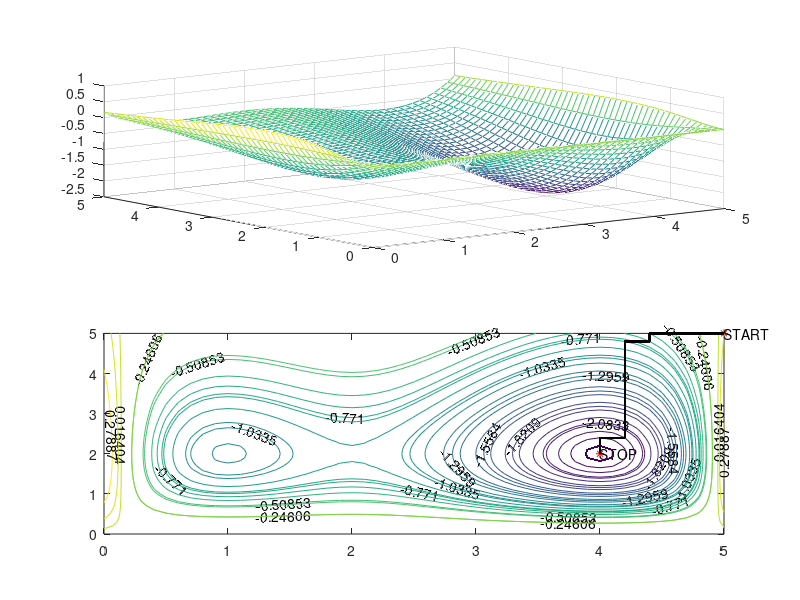

This chart was generated by the following MATLAB code:
function [] = lab14_szablon()
clc
close
clear

wybor = 3;

switch wybor
    case 1
        f = @(x,y) x.^2+y.^2;
        xp = -10;             %początek przedziału
        xk = 10;              %kraniec przedziału
        yp = -10;
        yk = 10;
        xo = 8;              %punkt startowy
        yo = -10;
        krok = 1;            
     case 2 
         f=@(x,y)-cos(x).*cos(y).*exp(-1*((x-pi).^2+(y-pi).^2));  
         xp = 2;
         xk = 4;
         yp = 2;
         yk = 4;
         xo = 2;
         yo = 2;
         krok = 0.1;
     otherwise 
         f = @(x,y) (1-8.*x+7.*x.^2-(7/3).*x.^3+(1/4).*x.^4).*((y.^2).*exp(-1.*y));
         xp = 0;
         xk = 5;
         yp = 0;
         yk = 5;
         xo = 5;
         yo = 5;
         krok = 0.2;
end

% funkcja zwraca współ. minimum, liczbę itercji, dx, dy - współrzędne odwiedzonych punktów 
                                             %dokładność
[ x0, y0, dx, dy, iteracje ]=sww(f,xo,yo,krok,0.01,xp,xk,yp,yk);
[x0, y0, f(x0, y0), iteracje]


subplot(2,1,1)   %rysujemy dwa okna wykresu
% wykres funkcji 3d na zadanym przedziale - meshgrid + mesh
[x,y]=meshgrid(xp:0.1:xk, yp:0.1:yk);
mesh(x, y, f(x,y));    %albo surf
hold on
% narysowanie punktu ze znalezionym minimum
% plot3();  %DO ODKOMENTOWANIA; punkt reprezentujący minimum

% wykres konturowy
subplot(2,1,2);
z=f(x,y);
[c,h]=contour(x,y,z);
clabel(c,h);
hold on

% narysowanie i podpisanie punktu poczatkowego
plot(xo,yo,'r*');
text(xo,yo,'START'); %wstawia tekst do wskazanych współrzędnych
% narysowanie i podpisanie punktu koncowego - znalezionego minimum
plot(x0,y0,'r*');          %DO ODKOMENTOWANIA
text(x0,y0,'STOP');        %DO ODKOMENTOWANIA

% narysowanie sciezki - linie pomiędzy kolejnymi punktami
for i=1:length(dx)-1
%wsp.     x   y
     line([dx],[dy],'Color', 'k', 'Linewidth',1); %sciezka; DO ODKOMENTOWANIA
     contour(x,y,z,[f(dx(i),dy(i)),f(dx(i),dy(i))]);
end

end

function [ x0, y0, tablx, tably, iteracje xx] = sww( f, xpocz, ypocz, krok, eps, xmin, xmax, ymin, ymax )
x0 = xpocz;
y0 = ypocz;

iteracje = 0;
tablx = [xpocz];
tably = [ypocz];

%P1=[x0, y0]+krok.*[1 0];
%P2=[x0, y0]+krok.*[0 1];
%P3=[x0, y0]+krok.*[-1 0];
%P4=[x0, y0]+krok.*[0 -1];

h = eps;

der_x = @(x,y) (f(x+h,y)-f(x-h,y))/(2.*h);

der_y = @(x,y) (f(x,y+h)-f(x,y-h))/(2.*h);

i=0;
%while((der_x(x0,y0)>eps)&&(der_y(x0,y0)>eps))
while((i<200))
    iteracje=iteracje+1;
    i=i+1;
    P1=[x0, y0+krok];
    P2=[x0+krok, y0];
    P3=[x0, y0-krok];
    P4=[x0-krok, y0];


    f1=f(P1(1),P1(2));
    f2=f(P2(1),P2(2));
    f3=f(P3(1),P3(2));
    f4=f(P4(1),P4(2));
    
    A = [f1 f2 f3 f4];
    
    index = find(A == min(A(:)))
    index=index(1);
    if(index==1)
        P=P1;
    elseif(index==2)
        P=P2; 
    elseif(index==3)
        P=P3;
    else
        P=P4;
    end
    x0=P(1);
    y0=P(2);
    tablx(end+1)=x0;
    tably(end+1)=y0;
end

x0
y0


end
